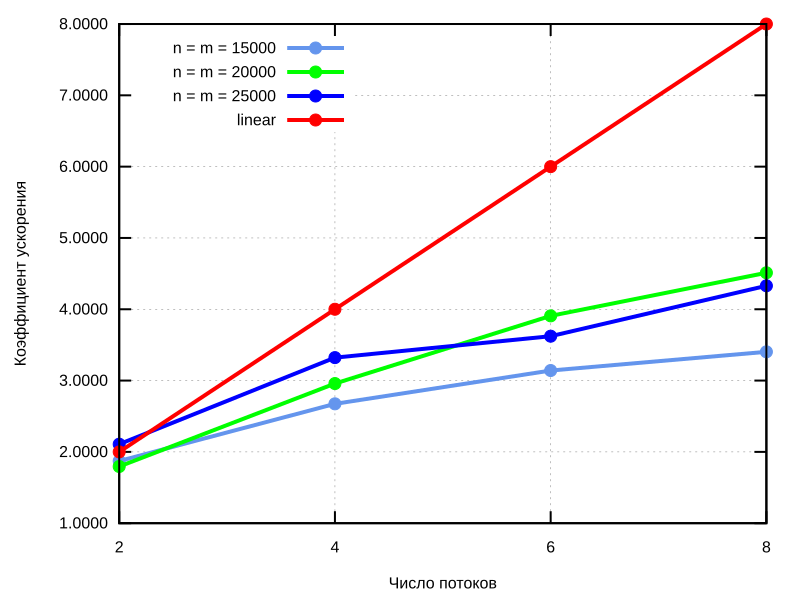

Source code (gnuplot):
set termoption enhanced
set terminal svg size 800,600 font "Arial, 16"
set encoding utf8
set output "1.svg"

set style line 1 lc rgb "0x6495ED" lt 1 lw 4 pt 7 ps 1
set style line 2 lc rgb "0x00FF00" lt 1 lw 4 pt 7 ps 1
set style line 3 lc rgb "0x0000FF" lt 1 lw 4 pt 7 ps 1
set style line 4 lc rgb "0xFF0000" lt 1 lw 4 pt 7 ps 1


set border lw 2
set grid
set key top left
set xlabel "Число потоков"
set ylabel "Коэффициент ускорения" rotate by 90
set xtics 2
set xrange [2:8]
set format y "%1.4f"
plot "1.dat" using 1:2 title "n = m = 15000" with linespoints ls 1, \
"1.dat" using 1:3 title "n = m = 20000" with linespoints ls 2, \
"1.dat" using 1:4 title "n = m = 25000" with linespoints ls 3, \
"1.dat" using 1:5 title "linear" with linespoints ls 4, \